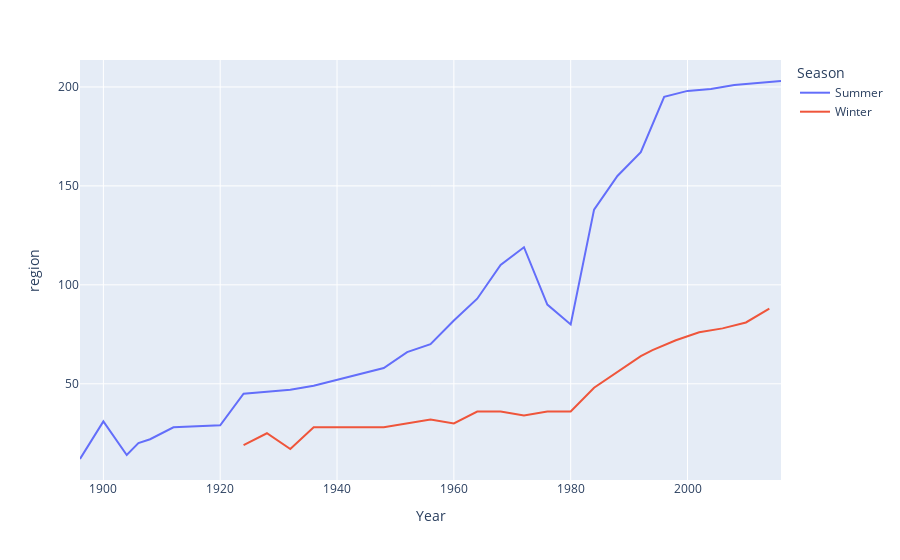

Notebook code for this chart:
### Code cell
px.line(Season_df, x = 'Year', y = 'region', color = 'Season')

### Figure 1 — Plotly figure (JSON) as saved in the notebook; plotly's stock layout.template omitted (floating-point values rounded to 4 significant figures)
{"data": [{"hovertemplate": "Season=Summer<br>Year=%{x}<br>region=%{y}<extra></extra>", "legendgroup": "Summer", "line": {"color": "#636efa", "dash": "solid"}, "marker": {"symbol": "circle"}, "mode": "lines", "name": "Summer", "orientation": "v", "showlegend": true, "type": "scatter", "x": [1896, 1900, 1904, 1906, 1908, 1912, 1920, 1924, 1928, 1932, 1936, 1948, 1952, 1956, 1960, 1964, 1968, 1972, 1976, 1980, 1984, 1988, 1992, 1996, 2000, 2004, 2008, 2012, 2016], "xaxis": "x", "y": [12, 31, 14, 20, 22, 28, 29, 45, 46, 47, 49, 58, 66, 70, 82, 93, 110, 119, 90, 80, 138, 155, 167, 195, 198, 199, 201, 202, 203], "yaxis": "y"}, {"hovertemplate": "Season=Winter<br>Year=%{x}<br>region=%{y}<extra></extra>", "legendgroup": "Winter", "line": {"color": "#EF553B", "dash": "solid"}, "marker": {"symbol": "circle"}, "mode": "lines", "name": "Winter", "orientation": "v", "showlegend": true, "type": "scatter", "x": [1924, 1928, 1932, 1936, 1948, 1952, 1956, 1960, 1964, 1968, 1972, 1976, 1980, 1984, 1988, 1992, 1994, 1998, 2002, 2006, 2010, 2014], "xaxis": "x", "y": [19, 25, 17, 28, 28, 30, 32, 30, 36, 36, 34, 36, 36, 48, 56, 64, 67, 72, 76, 78, 81, 88], "yaxis": "y"}], "layout": {"autosize": true, "legend": {"title": {"text": "Season"}, "tracegroupgap": 0}, "margin": {"t": 60}, "xaxis": {"anchor": "y", "autorange": true, "domain": [0, 1], "range": [1896, 2016], "title": {"text": "Year"}, "type": "linear"}, "yaxis": {"anchor": "x", "autorange": true, "domain": [0, 1], "range": [1.389, 213.6], "title": {"text": "region"}, "type": "linear"}}}
